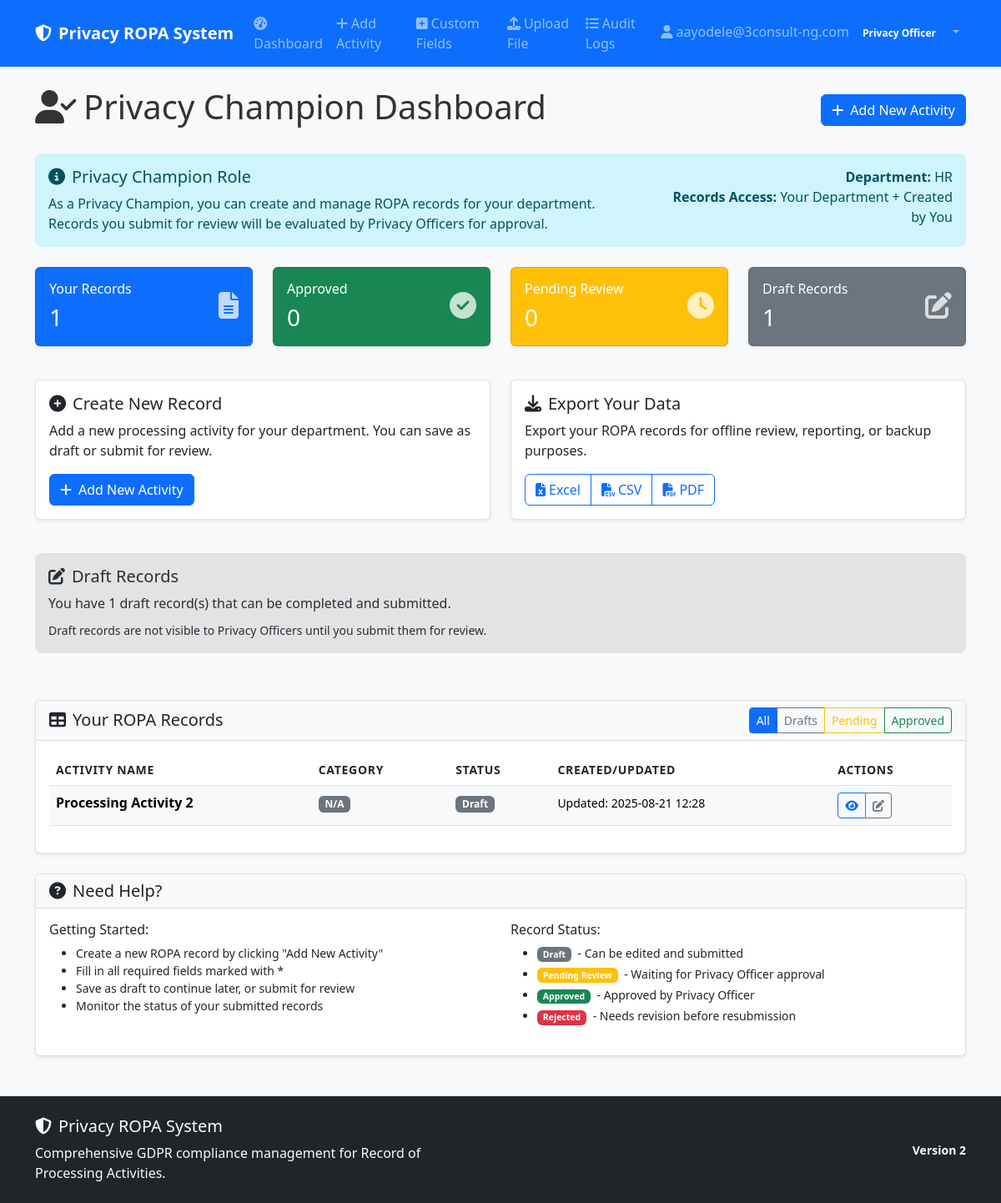
/privacy-champion-dashboard (signed in), run on an earlier commit of the app's database.
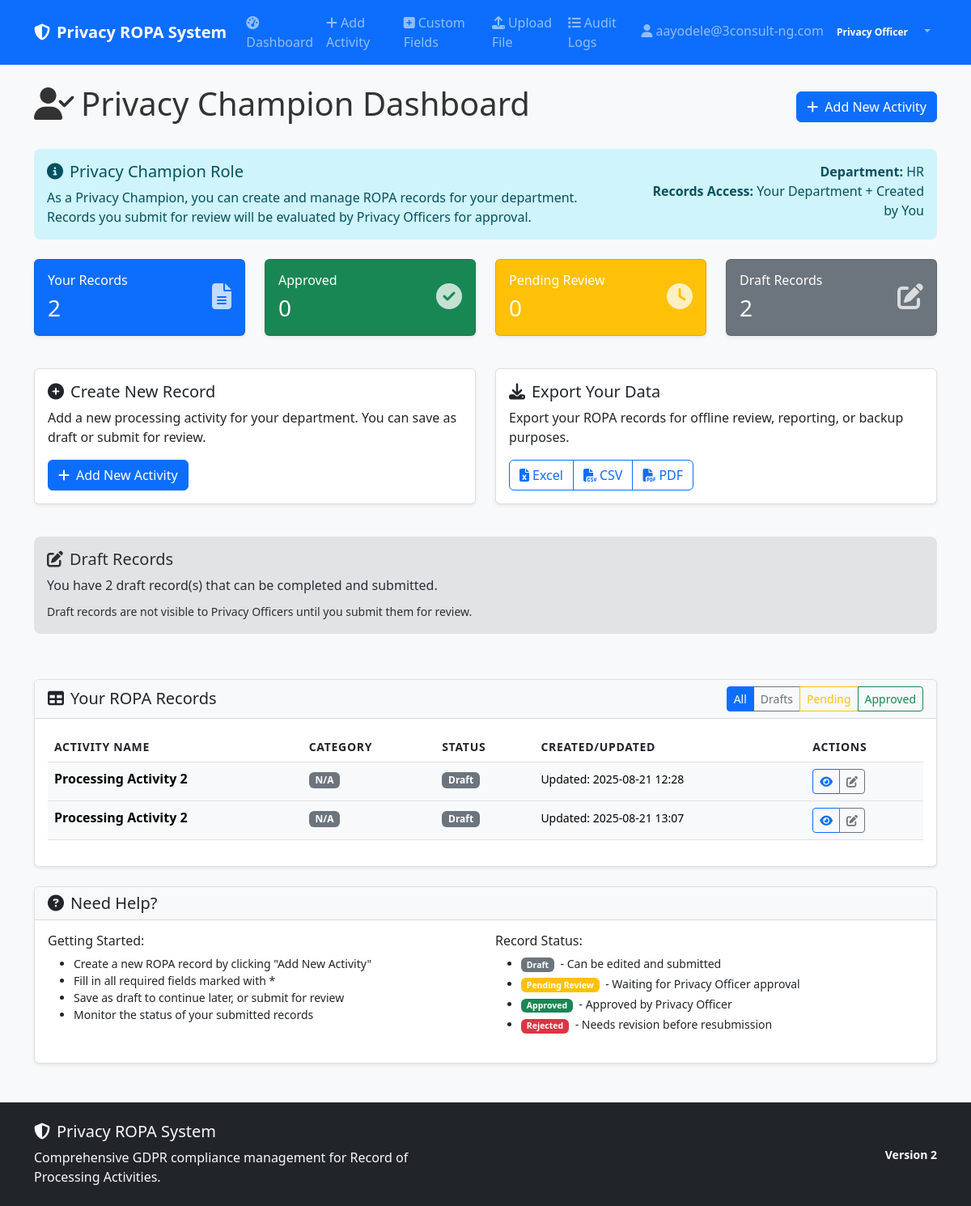
And on a later commit of the database.
### models.py (models this page shows)
class ROPARecord(db.Model):
    __tablename__ = 'ropa_records'
    __table_args__ = {'extend_existing': True}
    id = db.Column(Integer, primary_key=True)
    processing_activity_name = db.Column(String(200), nullable=False)
    category = db.Column(String(100))
    description = db.Column(Text)
    department_function = db.Column(String(100))
    controller_name = db.Column(String(200))
    controller_contact = db.Column(String(200))
    controller_address = db.Column(Text)
    dpo_name = db.Column(String(200))
    dpo_contact = db.Column(String(200))
    dpo_address = db.Column(Text)
    processor_name = db.Column(String(200))
    processor_contact = db.Column(String(200))
    processor_address = db.Column(Text)
    representative_name = db.Column(String(200))
    representative_contact = db.Column(String(200))
    representative_address = db.Column(Text)
    processing_purpose = db.Column(Text)
    legal_basis = db.Column(String(200))
    legitimate_interests = db.Column(Text)
    data_categories = db.Column(Text)
    special_categories = db.Column(Text)
    data_subjects = db.Column(Text)
    recipients = db.Column(Text)
    third_country_transfers = db.Column(Text)
    safeguards = db.Column(Text)
    retention_period = db.Column(String(100))
    deletion_procedures = db.Column(Text)
    security_measures = db.Column(Text)
    breach_likelihood = db.Column(String(50))
    breach_impact = db.Column(String(50))
    risk_level = db.Column(String(50))
    dpia_required = db.Column(Boolean, default=False)
    dpia_outcome = db.Column(Text)
    status = db.Column(String(50), default='Draft')
    created_by = db.Column(Integer, db.ForeignKey('users.id'), nullable=False)
    created_at = db.Column(DateTime, default=datetime.utcnow)
    updated_at = db.Column(DateTime, default=datetime.utcnow, onupdate=datetime.utcnow)
    reviewed_by = db.Column(Integer, db.ForeignKey('users.id'))
    reviewed_at = db.Column(DateTime)
    review_comments = db.Column(Text)

### app.py (the view)
@app.route('/privacy-champion-dashboard')
@login_required
def privacy_champion_dashboard():
    if current_user.role not in ['Privacy Champion', 'Privacy Officer']:
        abort(403)
    records = models.ROPARecord.query.filter_by(created_by=current_user.id).all()
    total_records = len(records)
    draft_records = len([r for r in records if r.status == 'Draft'])
    pending_records = len([r for r in records if r.status == 'Under Review'])
    approved_records = len([r for r in records if r.status == 'Approved'])
    return render_template('privacy_champion_dashboard.html',
                         records=records,
                         total_records=total_records,
                         draft_records=draft_records,
                         pending_records=pending_records,
                         approved_records=approved_records)

### app.py (called while the page is built)
@login_manager.user_loader
def load_user(user_id):
    return models.User.query.get(int(user_id))

### templates/privacy_champion_dashboard.html (shortened to what the changed rows need)
{% extends "base.html" %}
{% block content %}
<div class="d-flex justify-content-between align-items-center mb-4">
    <h1><i class="fas fa-user-check me-2"></i>Privacy Champion Dashboard</h1>
</div>
<div class="row mb-4">
    <div class="col-md-3 mb-3">
        <a href="#records-table" class="dashboard-card-clickable">
            <div class="card bg-primary text-white">
                <div class="card-body">
                    <div class="d-flex justify-content-between">
                        <div>
                            <h6 class="card-title">Your Records</h6>
                            <h3 class="mb-0">{{ total_records }}</h3>
                        </div>
                    </div>
                </div>
            </div>
        </a>
    </div>
    <div class="col-md-3 mb-3">
        <a href="javascript:void(0)" onclick="filterRecords('Draft')" class="dashboard-card-clickable">
            <div class="card bg-secondary text-white">
                <div class="card-body">
                    <div class="d-flex justify-content-between">
                        <div>
                            <h6 class="card-title">Draft Records</h6>
                            <h3 class="mb-0">{{ draft_records }}</h3>
                        </div>
                    </div>
                </div>
            </div>
        </a>
    </div>
</div>
<div class="row mb-4">
    {% if draft_records > 0 %}
    <div class="col-md-12 mb-3">
        <div class="alert alert-secondary">
            <h5 class="alert-heading">
                <i class="fas fa-edit me-2"></i>Draft Records
            </h5>
            <p class="mb-2">You have {{ draft_records }} draft record(s) that can be completed and submitted.</p>
            <small>Draft records are not visible to Privacy Officers until you submit them for review.</small>
        </div>
    </div>
    {% endif %}
</div>
<div class="card" id="records-table">
    <div class="card-body">
        {% if records %}
            <div class="table-responsive">
                <table class="table table-hover" id="ropaTable">
                    <thead>
                        <tr>
                            <th>Activity Name</th>
                            <th>Category</th>
                            <th>Status</th>
                            <th>Created/Updated</th>
                            <th>Actions</th>
                        </tr>
                    </thead>
                    <tbody>
                        {% for record in records %}
                        <tr data-status="{{ record.status }}">
                            <td>
                                <strong>{{ record.processing_activity_name }}</strong>
                                <br><small class="text-muted">{{ record.description[:80] }}{% if record.description|length > 80 %}...{% endif %}</small>
                            </td>
                            <td>
                                <span class="badge bg-secondary">{{ record.category or 'N/A' }}</span>
                            </td>
                            <td>
                                {% if record.status == 'Approved' %}
                                    <span class="badge bg-success">{{ record.status }}</span>
                                {% elif record.status == 'Pending Review' %}
                                    <span class="badge bg-warning">{{ record.status }}</span>
                                {% elif record.status == 'Rejected' %}
                                    <span class="badge bg-danger">{{ record.status }}</span>
                                {% else %}
                                    <span class="badge bg-secondary">{{ record.status }}</span>
                                {% endif %}
                            </td>
                            <td>
                                <small>
                                    {% if record.updated_at and record.updated_at != record.created_at %}
                                        Updated: {{ record.updated_at.strftime('%Y-%m-%d %H:%M') }}
                                    {% else %}
                                        Created: {{ record.created_at.strftime('%Y-%m-%d %H:%M') if record.created_at else 'N/A' }}
                                    {% endif %}
                                </small>
                            </td>
                            <td>
                                <div class="btn-group btn-group-sm" role="group">
                                    <a href="{{ url_for('view_activity', record_id=record.id) }}" class="btn btn-outline-primary" title="View">
                                        <i class="fas fa-eye"></i>
                                    </a>
                                    {% if record.status in ['Draft', 'Rejected'] or record.created_by == session.user_email %}
                                    <a href="{{ url_for('edit_activity', record_id=record.id) }}" class="btn btn-outline-secondary" title="Edit">
                                        <i class="fas fa-edit"></i>
                                    </a>
                                    {% endif %}
                                </div>
                            </td>
                        </tr>
                        {% endfor %}
                    </tbody>
                </table>
            </div>
        {% endif %}
    </div>
</div>
{% endblock %}

What changed in the data, as far as the page shows it:
added ROPARecord: processing_activity_name "Processing Activity 2", category "N/A", status "Draft", updated_at "2025-08-21 13:07"
Also different on the page:
{{ total_records }}: "1" → "2"
{{ draft_records }}: "1" → "2"
